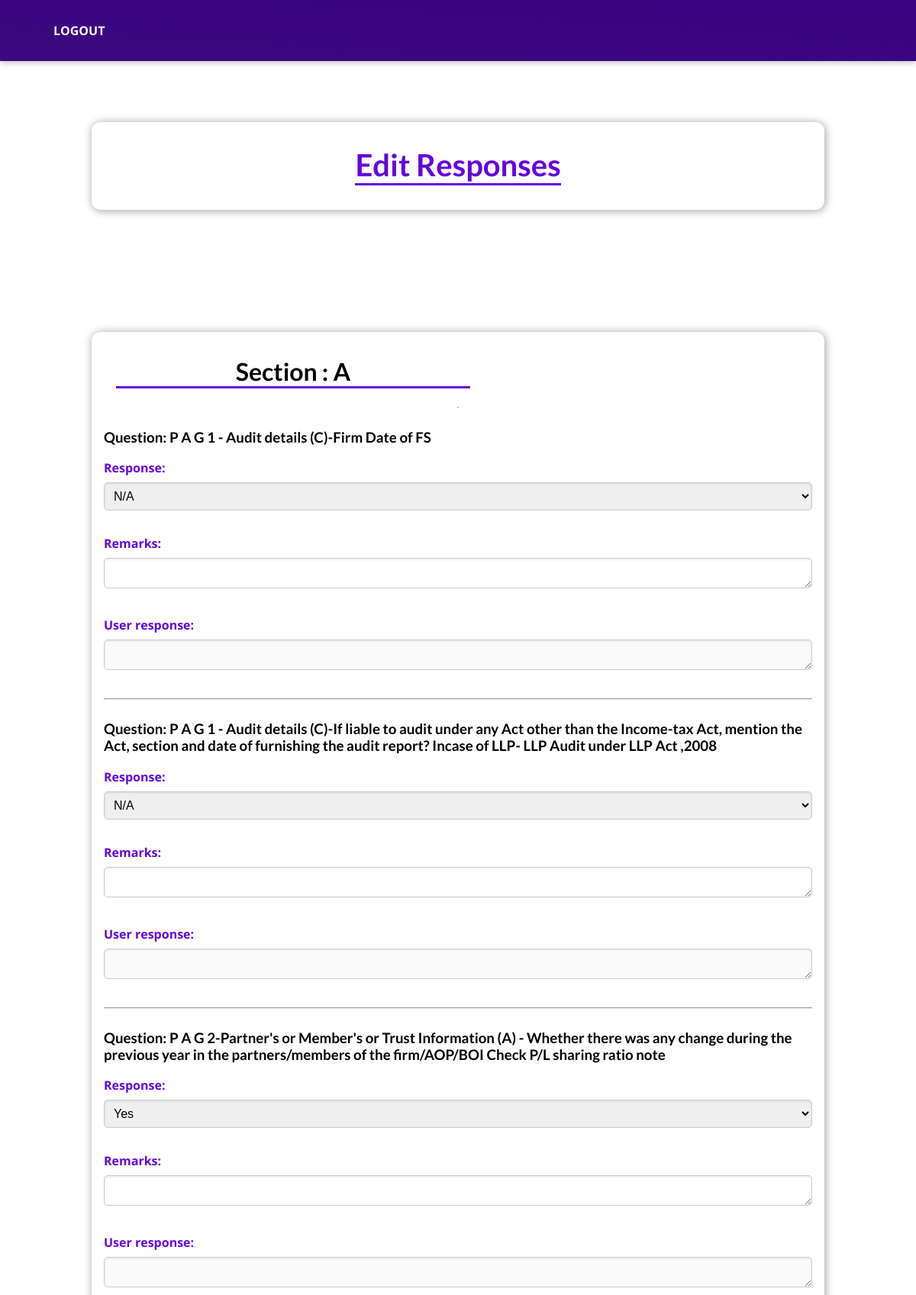
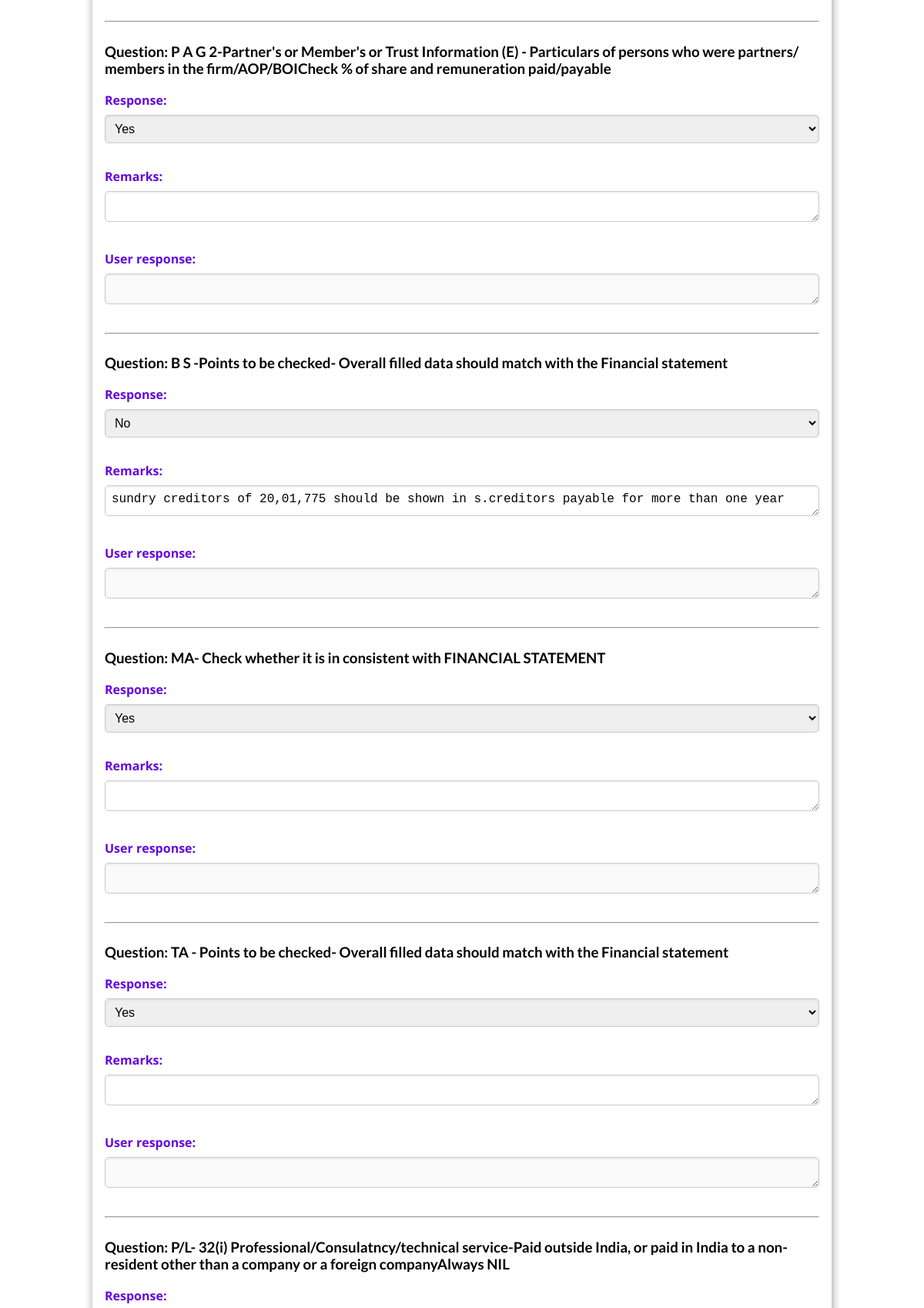
/checker/edit_response/47/ (signed in, upper part), run on the app's committed database (2 pictures, top to bottom).
### checklist/models.py (models this page shows, shortened)
class Section(models.Model):
    checklist = models.ForeignKey(Checklist, on_delete=models.CASCADE)
    name = models.CharField(max_length=100)

class ChecklistQuestion(models.Model):
    checklist = models.ForeignKey(Checklist, on_delete=models.CASCADE)  # Still referencing Checklist
    section = models.ForeignKey(Section, on_delete=models.SET_NULL, null=True, blank=True)  # New relationship
    question_id = models.AutoField(primary_key=True)
    question_text = models.TextField()

### checker/models.py (models this page shows, shortened)
class ProcedureResponse(models.Model):
    procedure = models.ForeignKey(Procedure, on_delete=models.CASCADE)
    question = models.ForeignKey(ChecklistQuestion, on_delete=models.CASCADE)
    response = models.CharField(max_length=10, choices=[('yes', 'Yes'), ('no', 'No'), ('na', 'N/A'), ('-----', '-----')])
    remarks = models.TextField(blank=True, null=True)
    user_response = models.TextField(blank=True, null=True)

### checker/views.py (the view)
# urls.py: path("edit_response/<int:procedure_id>/", views.edit_responses, name="edit_response"),
@login_required
@user_passes_test(checkers_group_required)
def edit_responses(request, procedure_id):
    procedure = get_object_or_404(Procedure, id=procedure_id)
    responses = ProcedureResponse.objects.filter(procedure=procedure)
    sections = Section.objects.filter(checklist=procedure.checklist)
    ProcedureResponseFormSet = modelformset_factory(
        ProcedureResponse,
        form=CheckerProcedureResponseForm,  # Use the custom form here
        extra=0
    )
    formset = ProcedureResponseFormSet(queryset=responses)
    if request.method == 'POST':
        formset = ProcedureResponseFormSet(request.POST, queryset=responses)
        if formset.is_valid():
            formset.save()
            return redirect(reverse('view_response', args=[procedure_id]))
    return render(request, 'checker/edit_responses.html', {
        'procedure': procedure,
        'formset': formset,
        'sections': sections,  # Pass sections to the template
    })

### checker/views.py (called while the page is built)
def checkers_group_required(user):
    return user.groups.filter(name='Checkers').exists()

### checker/templates/checker/edit_responses.html (shortened to what this page needs)
{% extends 'base.html' %}
{% load static %}
{% block style_content %}
<link rel="stylesheet" href="{% static 'checker/response.css' %}" />
<link rel="stylesheet" href="{% static 'checker/sidebar.css' %}" />
{% endblock %}
{% block body_content %}
<section id="procedure_table">
  <header>
    <h2>Edit Responses</h2>
  </header>
</section>
<form method="POST" id="checklist-form" action="{% url 'edit_response' procedure.id %}">
    {% for section in sections %}
    <section id="procedure_table_section">
      <h2 id="section_title">Section : {{ section.name }}</h2>
      <hr />
      {% for form in formset.forms %}
        {% if form.instance.question.section == section %}
          <div class="form-control">
            <h3>Question: {{ form.instance.question.question_text }}</h3>
            {{ form.as_p }}
            <hr />
          </div>
        {% endif %}
      {% endfor %}
    </section>
    {% endfor %}
</form>
{% endblock %}

### static/app.css (style rules this page uses)
* { box-sizing: border-box; }
html { font-family: 'Open Sans', 'Lato', sans-serif; }
body { min-width: 465px; margin: 0; }
h1, h2, h3 { font-family: 'Lato', sans-serif; font-weight: bold; }

### checker/static/checker/response.css (style rules this page uses)
#procedure_table { display: flex; flex-direction: column; justify-content: center; align-items: center; background-color: white; padding: 1rem; border-radius: 12px; width: 60rem; margin: 10rem auto; box-shadow: 1px 1px 12px rgba(0, 0, 0, 0.4); }
#procedure_table_section { display: flex; flex-direction: column; background-color: white; padding: 1rem; border-radius: 12px; width: 60rem; margin: 10rem auto; box-shadow: 1px 1px 12px rgba(0, 0, 0, 0.4); }
#procedure_table header { text-align: center; }
#procedure_table h2 { font-size: 2.5rem; margin: 1rem; color: #6305dd; display: inline-block; border-bottom: 3px solid #6305dd; }
#procedure_table_section h2 { font-size: 2rem; margin: 1rem; color: #000000; text-align: center; display: inline-block; align-items: center; justify-content: center; border-bottom: 3px solid #6305dd; width: 50%; }
.form-control label { display: block; font-weight: bold; margin-bottom: 0.5rem; color: #6305dd; }
.form-control input[type="text"], .form-control textarea, .form-control select { width: 100%; padding: 0.5rem; border: 1px solid #ccc; border-radius: 5px; font-size: 1rem; margin-bottom: 1rem; box-shadow: inset 0 1px 3px rgba(0, 0, 0, 0.1); }
.form-control textarea { resize: vertical; height: auto; min-height: 2.5rem; }

### data on the page
Section: name "A", as_p "sundry creditors of 20,01,775 should be shown in s.creditors payable for more than one year"
ProcedureResponse: instance.question.question_text "P A G 1 - Audit details (C)-Firm Date of FS"
ProcedureResponse: instance.question.question_text "P A G 1 - Audit details (C)-If liable to audit under any Act other than the Income-tax Act, mention the Act, section and date of furnishing the audit report? Incase of LLP- LLP Audit under LLP Act ,2008"
ProcedureResponse: instance.question.question_text "P A G 2-Partner's or Member's or Trust Information (A) - Whether there was any change during the previous year in the partners/members of the firm/AOP/BOI Check P/L sharing ratio note"
ProcedureResponse: instance.question.question_text "P A G 2-Partner's or Member's or Trust Information (E) - Particulars of persons who were partners/ members in the firm/AOP/BOICheck % of share and remuneration paid/payable"
ProcedureResponse: instance.question.question_text "B S -Points to be checked- Overall filled data should match with the Financial statement"
ProcedureResponse: instance.question.question_text "MA- Check whether it is in consistent with FINANCIAL STATEMENT"
ProcedureResponse: instance.question.question_text "TA - Points to be checked- Overall filled data should match with the Financial statement"
ProcedureResponse: instance.question.question_text "P/L- 32(i) Professional/Consulatncy/technical service-Paid outside India, or paid in India to a non-resident other than a company or a foreign companyAlways NIL", as_p "Response:"
